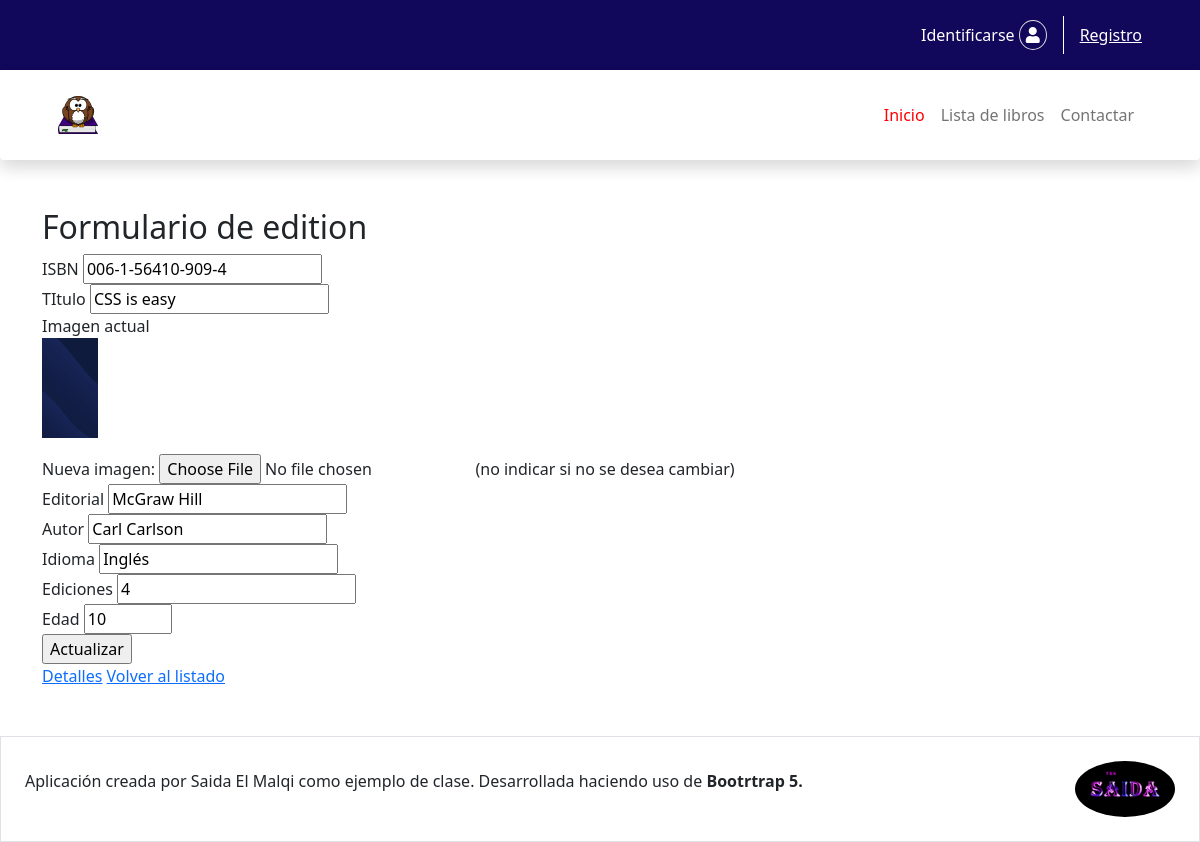
The page /libro/edit/6 on the database its author committed.
### tables this page shows
CREATE TABLE libros (
  id INT(11) NOT NULL AUTO_INCREMENT PRIMARY KEY,
  isbn CHAR(17) NOT NULL UNIQUE KEY,
  titulo VARCHAR(64) NOT NULL,
  editorial VARCHAR(64) NOT NULL,
  idioma VARCHAR(64) NOT NULL DEFAULT 'Castellano',
  autor VARCHAR(256) NOT NULL,
  ediciones INT(11) NOT NULL DEFAULT 1,
  edadrecomendada INT DEFAULT 0,
  imagen varchar (512) null default null
);

### controllers/LibroController.php (called while the page is built, shortened)
<?php
class LibroController{
    public function edit(int $id=0){
        $libro = Libro::getById($id);
         include 'view/libro/actualizar.php';
    }
}

### controllers/FrontController.php (called while the page is built, shortened)
<?php
class FrontController{
    public static function main(){
        try{
            $m = empty($_GET['m'])?
            DEFAULT_METHOD: DB::escape($_GET['m']);
            $p = empty($_GET['p'])? false: DB::escape($_GET['p']);
               $controlador = new $c();
              $controlador->$m($p);
        }catch(Throwable $e){
            $mensaje =$e->getMessage();
            if(DEBUG){
                $mensaje .="<br>En fichero <br>".$e->getFile()."</b>";
                $mensaje .="<br>En linea: <br>".$e->getLine()."</b>";
            }
            include 'view/error.php';
        }
    }
}

### index.php (called while the page is built, shortened)
<?php
     require_once 'config/config.php';
     require_once 'libraries/autoload.php';
     FrontController::main();

### config/config.php (called while the page is built, shortened)
<?php
    $classmap = ['model', 'libraries','view','controllers','templates'];

### libraries/autoload.php (called while the page is built, shortened)
<?php
function load(string $clase){
    global $classmap;
    foreach ($classmap as $directorio){
        $ruta = "$directorio/$clase.php";
        if(is_readable($ruta)){
            break;
        }
    }
}

### model/Model.php (called while the page is built, shortened)
<?php
class Model{
    public static function getById(int $id){
        $tabla = strtolower(get_called_class()).'s';
        $consulta = "SELECT * from $tabla where id = $id";
        return DB::select($consulta,get_called_class());
    }
}

### libraries/DB.php (called while the page is built, shortened)
<?php
class DB{
    private static $conexion = null;
    public static function get():mysqli{
        if(!self::$conexion){
            self::$conexion = @new mysqli(DB_HOST,DB_USER,DB_PASS,DB_NAME);
                self::$conexion->set_charset(DB_CHARSET);
        }
        return self::$conexion;
    }
    public static function select(string $consulta, string $class='stdClass'){
        $resultado = self::get()->query($consulta);
        $objecto = $resultado->fetch_object($class);
        return $objecto;
    }
}

### view/libro/actualizar.php (the view, shortened to what this page needs)
<!doctype html>
<html lang="en">
<head>
<link rel="stylesheet" type="text/css" href="../../css/bootstrap.min.css">
<link rel="stylesheet" type="text/css" href="../../mypro/css/all.min.css">
<link rel="stylesheet" type="text/css" href="../../css/style.css">
</head>
<body>
   <div class="container">
        <h2>Formulario de edition</h2>
        <form method="POST" action="/libro/update" enctype="multipart/form-data">
           <label>ISBN</label>
           <input type="text" name="isbn" value="<?=$libro->isbn?>"><br>
           <label>TItulo</label>
           <input type="text" name="titulo" value="<?=$libro->titulo?>"><br>
           <figure>
              <figcaption>Imagen actual</figcaption>
              <?php
              if(($libro->imagen)){
                  echo "<img height='100' src='/$libro->imagen' alt='$libro->titulo'><br>";
                  echo "<input type='checkbox' name='eleminarimagen' value='1'>";
                  echo "<label>Eleminar la imagen</label><br>";
              }else{
                  echo "<img height='100' src='/img/libros/default.png' alt='$libro->titulo'><br>";
              }
              ?>
           </figure>
           <label>Nueva imagen: </label>
           <input type="file" name="imagen" accept="image/*">
           <span>(no indicar si no se desea cambiar)</span><br>
            <label>Editorial</label>
           <input type="text" name="editorial" value="<?=$libro->editorial?>"><br>
           <label>Autor</label>
           <input type="text" name="autor" value="<?=$libro->autor?>"><br>
           <label>Idioma</label>
           <input type="text" name="idioma" value="<?=$libro->idioma?>"><br>
           <label>Ediciones</label>
           <input type="text" name="ediciones" value="<?=$libro->ediciones?>"><br>
            <label>Edad</label>
           <input type="number" min="0"  max="99"  name="edadrecomendada" value="<?=$libro->edadrecomendada?>"><br>
           <input type="submit" name="actualizar"  value="Actualizar"><br>
        </form>
        <a href="/libro/show/<?=$libro->id?>">Detalles</a>
        <a href="/libro">Volver al listado</a>
    </div>
</body>
</html>

### css/style.css (style rules this page uses)
body { min-height: 100vh; }

### rows shown on the page
libros: isbn "006-1-56410-909-4", titulo "CSS is easy", editorial "McGraw Hill", autor "Carl Carlson", idioma "Inglés", ediciones "4", edadrecomendada "10"
